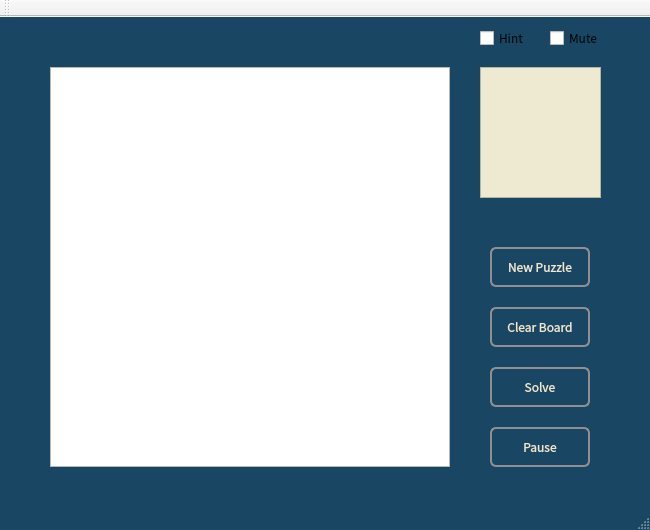
<?xml version="1.0" encoding="UTF-8"?>
<ui version="4.0">
 <class>MainWindow</class>
 <widget class="QMainWindow" name="MainWindow">
  <property name="enabled">
   <bool>true</bool>
  </property>
  <property name="geometry">
   <rect>
    <x>0</x>
    <y>0</y>
    <width>650</width>
    <height>530</height>
   </rect>
  </property>
  <property name="minimumSize">
   <size>
    <width>650</width>
    <height>530</height>
   </size>
  </property>
  <property name="maximumSize">
   <size>
    <width>650</width>
    <height>530</height>
   </size>
  </property>
  <property name="windowTitle">
   <string>Sudoku</string>
  </property>
  <property name="styleSheet">
   <string notr="true">QMainWindow{
	background-color: rgb(25,70,99);
}
QPushButton {
	color: rgb(238,233,209);
    border: 2px solid #8f8f91;
    border-radius: 6px;
    background-color: rgb(25,70,99);
    min-width: 80px;
}
QListWidget{
	color: rgb(25,70,99);
	background-color: rgb(238,233,209);
}

QPushButton:pressed {
    background-color: rgb(238,233,209);
	color: rgb(25,70,99);
}

QPushButton:flat {
    border: none; /* no border for a flat push button */
}

QPushButton:default {
    border-color: navy; /* make the default button prominent */
}</string>
  </property>
  <widget class="QWidget" name="centralWidget">
   <widget class="myTableWidget" name="tableWidget">
    <property name="geometry">
     <rect>
      <x>50</x>
      <y>50</y>
      <width>400</width>
      <height>400</height>
     </rect>
    </property>
    <property name="minimumSize">
     <size>
      <width>400</width>
      <height>400</height>
     </size>
    </property>
    <property name="maximumSize">
     <size>
      <width>400</width>
      <height>400</height>
     </size>
    </property>
    <property name="verticalScrollBarPolicy">
     <enum>Qt::ScrollBarAsNeeded</enum>
    </property>
    <property name="horizontalScrollBarPolicy">
     <enum>Qt::ScrollBarAsNeeded</enum>
    </property>
    <property name="sizeAdjustPolicy">
     <enum>QAbstractScrollArea::AdjustToContentsOnFirstShow</enum>
    </property>
   </widget>
   <widget class="QCheckBox" name="muteBox">
    <property name="geometry">
     <rect>
      <x>550</x>
      <y>10</y>
      <width>61</width>
      <height>22</height>
     </rect>
    </property>
    <property name="font">
     <font>
      <family>Noto Sans CJK TC</family>
     </font>
    </property>
    <property name="text">
     <string>Mute</string>
    </property>
   </widget>
   <widget class="QPushButton" name="clearButton">
    <property name="geometry">
     <rect>
      <x>490</x>
      <y>290</y>
      <width>100</width>
      <height>40</height>
     </rect>
    </property>
    <property name="font">
     <font>
      <family>Noto Sans CJK TC</family>
     </font>
    </property>
    <property name="text">
     <string>Clear Board</string>
    </property>
   </widget>
   <widget class="QPushButton" name="newButton">
    <property name="geometry">
     <rect>
      <x>490</x>
      <y>230</y>
      <width>100</width>
      <height>40</height>
     </rect>
    </property>
    <property name="font">
     <font>
      <family>Noto Sans CJK TC</family>
     </font>
    </property>
    <property name="text">
     <string>New Puzzle</string>
    </property>
   </widget>
   <widget class="QPushButton" name="timeButton">
    <property name="geometry">
     <rect>
      <x>490</x>
      <y>410</y>
      <width>100</width>
      <height>40</height>
     </rect>
    </property>
    <property name="font">
     <font>
      <family>Noto Sans CJK TC</family>
     </font>
    </property>
    <property name="text">
     <string>Pause</string>
    </property>
   </widget>
   <widget class="QPushButton" name="solveButton">
    <property name="geometry">
     <rect>
      <x>490</x>
      <y>350</y>
      <width>100</width>
      <height>40</height>
     </rect>
    </property>
    <property name="font">
     <font>
      <family>Noto Sans CJK TC</family>
     </font>
    </property>
    <property name="text">
     <string>Solve</string>
    </property>
   </widget>
   <widget class="QListWidget" name="levelWidget">
    <property name="geometry">
     <rect>
      <x>480</x>
      <y>50</y>
      <width>121</width>
      <height>131</height>
     </rect>
    </property>
   </widget>
   <widget class="QCheckBox" name="hintBox">
    <property name="geometry">
     <rect>
      <x>480</x>
      <y>10</y>
      <width>61</width>
      <height>22</height>
     </rect>
    </property>
    <property name="font">
     <font>
      <family>Noto Sans CJK TC</family>
     </font>
    </property>
    <property name="text">
     <string>Hint</string>
    </property>
   </widget>
   <widget class="QLabel" name="hintLabel">
    <property name="geometry">
     <rect>
      <x>50</x>
      <y>20</y>
      <width>60</width>
      <height>16</height>
     </rect>
    </property>
    <property name="font">
     <font>
      <family>Noto Sans CJK TC</family>
      <pointsize>13</pointsize>
     </font>
    </property>
    <property name="text">
     <string/>
    </property>
   </widget>
  </widget>
  <widget class="QMenuBar" name="menuBar">
   <property name="enabled">
    <bool>false</bool>
   </property>
   <property name="geometry">
    <rect>
     <x>0</x>
     <y>0</y>
     <width>650</width>
     <height>25</height>
    </rect>
   </property>
  </widget>
  <widget class="QToolBar" name="mainToolBar">
   <attribute name="toolBarArea">
    <enum>TopToolBarArea</enum>
   </attribute>
   <attribute name="toolBarBreak">
    <bool>false</bool>
   </attribute>
  </widget>
  <widget class="QStatusBar" name="statusBar"/>
 </widget>
 <layoutdefault spacing="6" margin="11"/>
 <customwidgets>
  <customwidget>
   <class>myTableWidget</class>
   <extends>QTableWidget</extends>
   <header>mytablewidget.h</header>
  </customwidget>
 </customwidgets>
 <resources/>
 <connections/>
</ui>
